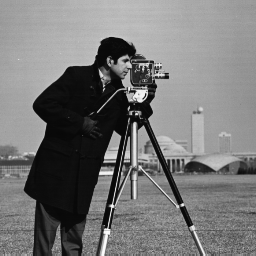
%> input picture HW2/cameraman.tif, 256 x 256 px
$ octave Q2.m   (GNU Octave 9; MATLAB toolbox functions it lacks are replaced by stand-ins)
%> lines starting %> are read from the running program, lines starting %| are printed output that depends on the picture
close all
clear all

I = imread('cameraman.tif');
%> I is the input picture: size 256x256 uint8; min 7, max 253, mean 118.7
I_dark = I./3; % darkened the image
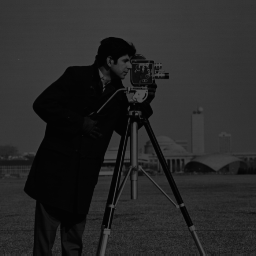
%> I_dark: size 256x256 uint8; min 2, max 84, mean 39.6
figure(); imshow(I_dark); title('Darkened image in gray scale')
%% Q2 - 1
figure(); histogram(I_dark); title('Darkened image histogram')
%> after `title('Darkened image histogram')`:
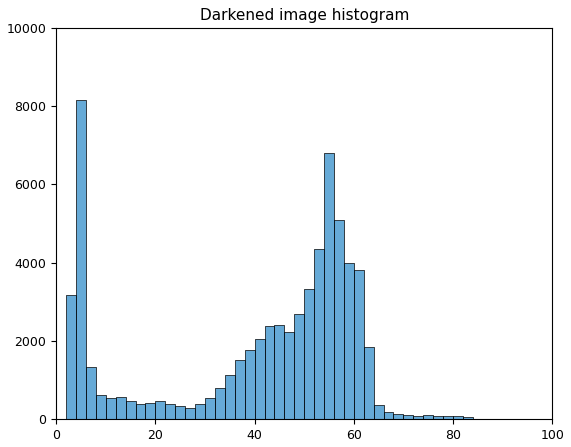
%> figure redrawn from the program's plot data; tallest bar 8151 high, from x = 4 to 6

%% Q2 - 2
contrast_stretch = imadjust(I_dark);
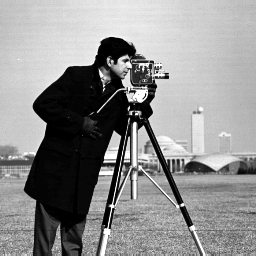
%> contrast_stretch: size 256x256 uint8; min 0, max 255, mean 143.2
figure(); histogram(contrast_stretch); title('Stretched contrast image histogram')
%> after `title('Stretched contrast image histogram')`:
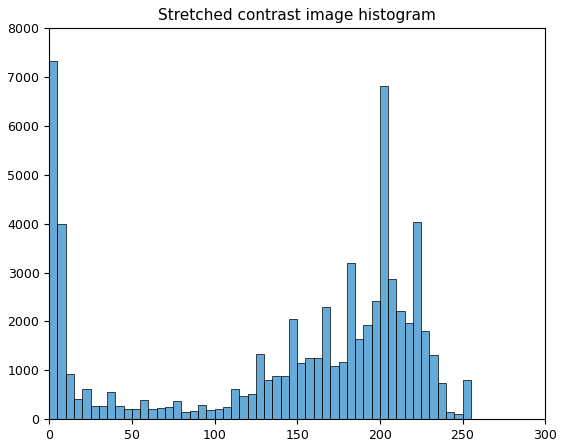
%> figure redrawn from the program's plot data; tallest bar 7323 high, from x = 0 to 5
figure(); imshow(contrast_stretch); title('Stretched contrast image')

%% Q2 - 3
equalized_img = histeq(I_dark);
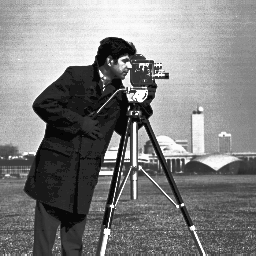
%> equalized_img: size 256x256 uint8; min 0, max 255, mean 129.2
figure(); histogram(equalized_img); title('Equalized image histogram')
%> after `title('Equalized image histogram')`:
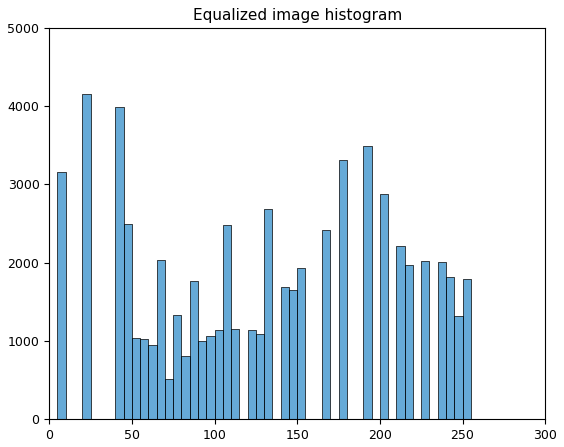
%> figure redrawn from the program's plot data; tallest bar 4160 high, from x = 20 to 25
figure(); imshow(equalized_img); title('Equalize image')
